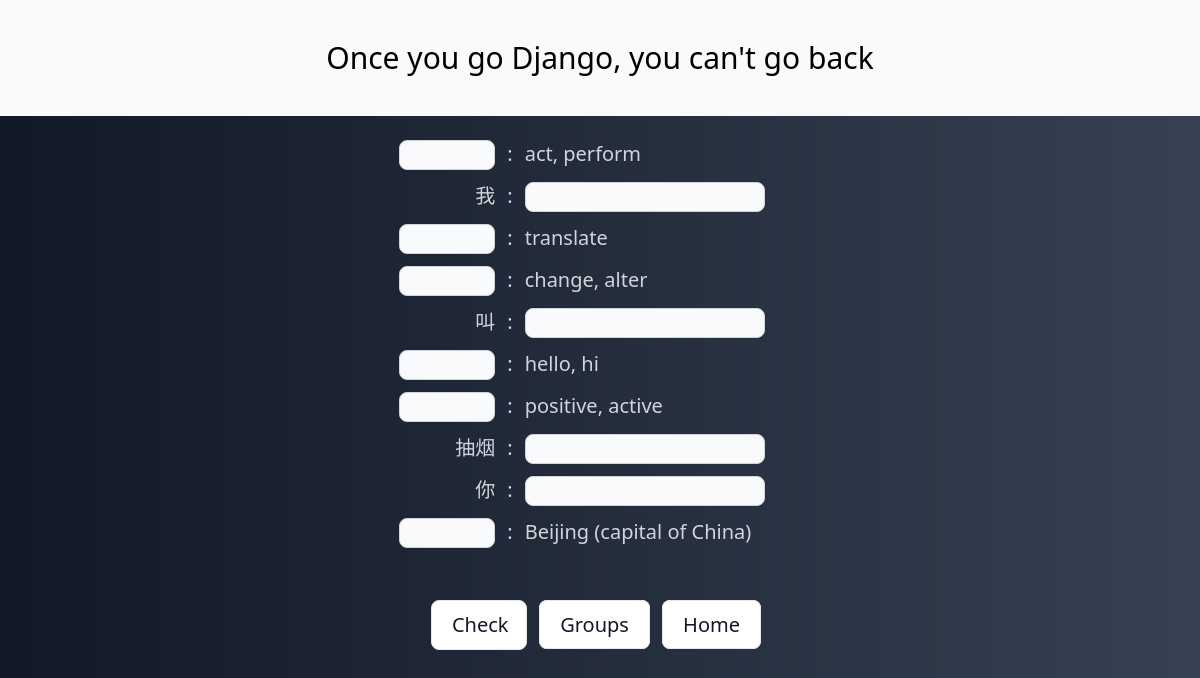
The app's page /groups/test with its own data.
### carddeck/models.py (models this page shows, shortened)
class Card(models.Model):
    word = models.CharField(max_length=100)
    group = models.ForeignKey(CardGroup, on_delete=models.CASCADE)
    explanation = models.CharField(max_length=100)

### carddeck/views.py (the view)
# urls.py: path("groups/test", views.test, name="test"),
def test(request):
    rands = [bool(random.getrandbits(1)) for _ in range(Card.objects.count())]
    cards_rand = [(model_to_dict(card), rand) for card, rand
                  in zip(Card.objects.order_by("?"), rands)]
    js_cards_rands = json.dumps(cards_rand)
    context = {
        "cards_rand": cards_rand,
        "js_cards_rands": js_cards_rands,
    }
    return render(request, "pages/test.html", context)

### carddeck/templates/pages/test.html (shortened to what this page needs)
{% extends "base.html" %}
{% block content %}
<div class="flex flex-col items-center my-3 gap-y-10">
  <ul>
    {% for card, bool in cards_rand %}
    <li class="grid grid-flow-col relative gap-y-5 space-x-3 m-3">
      {% if bool %}
      <p class="w-24 text-right text-gray-300 text-xl">{{card.word}}</p>
      <p class="text-blue-200 text-xl">:</p>
      <input id="{{ card.id }}" class="input-info w-60 text-left">
      {% else %}
      <input id="{{ card.id }}" class="input-info w-24 text-right">
      <p class="text-xl text-blue-200">:</p>
      <p class="w-60 text-xl line-clamp-1 text-gray-300">{{card.explanation}}</p>
      {% endif %}
    </li>
    {% endfor %}
  </ul>
  <div>
    <button onclick="checkTest()" id="check-btn" class="check-btn btn w-24 py-2.5 px-5 mr-2 mb-2">
      Check</button>
    <a href="{% url 'groups' %}" class="btn w-24 py-2.5 px-5 mr-2 mb-2">
      Groups</a>
    <a href="{% url 'home' %}" class="btn w-24 py-2.5 px-5 mr-2 mb-2">
      Home</a>
  </div>
</div>
{% endblock %}

### records on screen
Card: explanation "act, perform"
Card: explanation "translate"
Card: explanation "change, alter"
Card: explanation "hello, hi"
Card: explanation "positive, active"
Card: word "抽烟"
Card: explanation "Beijing (capital of China)"

### other values on screen
{{ card.word }} "我" "叫" "你"
